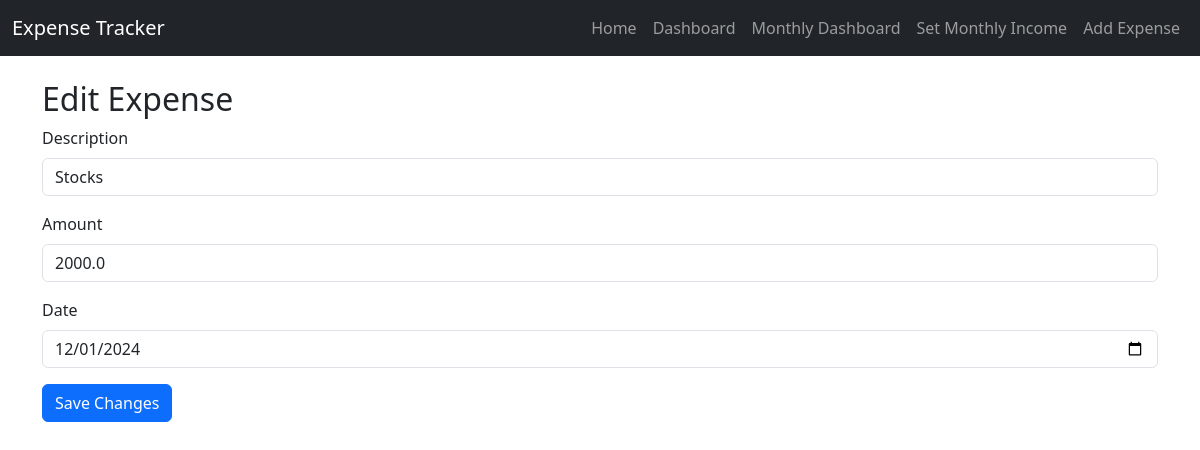
The page /edit/3 on the database its author committed.
### application/models.py (models this page shows, shortened)
class IncomeExpenses(db.Model):
    id = db.Column(db.Integer, primary_key=True)
    description = db.Column(db.String(100), nullable=False)
    amount = db.Column(db.Float, nullable=False)
    date = db.Column(db.Date, default=datetime.utcnow)

### application/routes.py (the view, shortened to what this page needs)
@app.route('/edit/<int:id>', methods=['GET', 'POST'])
def edit_expense(id):
    expense = IncomeExpenses.query.get_or_404(id)
    return render_template('edit_expense.html', expense=expense)

### application/templates/edit_expense.html
{% extends 'layout.html' %}
{% block content %}
    <h2>Edit Expense</h2>
    <form method="POST">
        <div class="mb-3">
            <label for="description" class="form-label">Description</label>
            <input type="text" class="form-control" id="description" name="description" value="{{ expense.description }}" required>
        </div>
        <div class="mb-3">
            <label for="amount" class="form-label">Amount</label>
            <input type="number" class="form-control" id="amount" name="amount" value="{{ expense.amount }}" step="0.01" required>
        </div>
        <div class="mb-3">
            <label for="date" class="form-label">Date</label>
            <input type="date" class="form-control" id="date" name="date" value="{{ expense.date }}" required>
        </div>
        <button type="submit" class="btn btn-primary">Save Changes</button>
    </form>
{% endblock %}

### rows shown on the page
IncomeExpenses: description "Stocks", amount "2000.0", date "12/01/2024"
